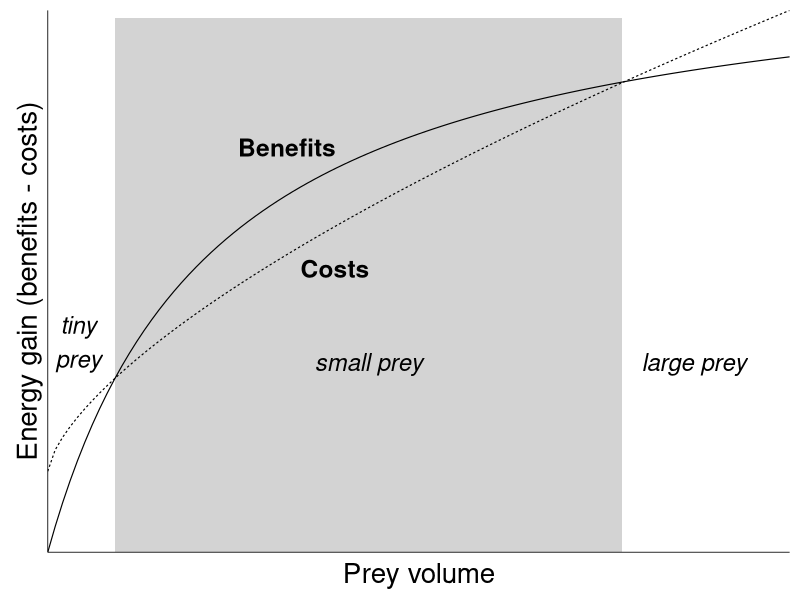

This chart was generated by the following R code:
# TODO: Add comment
# 
# Author: user
###############################################################################

# good website with dets how to draw functions with ggplot
#https://kohske.wordpress.com/2010/12/25/draw-function-without-data-in-ggplot2/

setwd("C:/Users/Ruth/Dropbox")

library(ggplot2)
library(grid)

ModGraphTheme <-theme_bw(base_size=15)  + theme(legend.position="none", plot.title = element_text(vjust=2), 
		axis.title.y = element_text(vjust=0.1, size = 20), axis.title.x = element_text(vjust = 0.95, size = 20),  axis.ticks = element_blank(),
		panel.grid.major = element_blank(), panel.grid.minor = element_blank(), panel.border = element_blank(),  axis.text.y = element_blank(), 
		axis.text.x = element_blank(),
		axis.line = element_line(colour = "grey4", linetype=1, size = 0.3)) +  theme(strip.background = element_rect(fill = 'white'))


## good constants chosen to illistrate my point!

A = 0.85
CostZero = 0.2
CostFun = function(x)(A * x ^(2/3)) + CostZero

BenConst = 0.35 # initial intake rate
FdMax = 1.5

BenFun = function(x)(FdMax * x)/ (BenConst  + x)
pMin = 0.1413059# min x of grey box
pMax = 1.199797 # mas x of grey box
anTxSz = 6
smp = (pMax-pMin)/2 + pMin

#setEPS()
	
pdf("RuthEcuador2013/BoxFeedingTrials/Graphs/ModelGraph.pdf", width =10, height =10)

#postscript("RuthEcuador2013/BoxFeedingTrials/Graphs/Sharpe_f4_newModel.eps",width = 2.76, height = 2.76)

#postscript is the other option but can't find way to increase resolution
# CairoPS but makes PS files not eps files
#http://thepoliticalmethodologist.com/2013/11/25/making-high-resolution-graphics-for-academic-publishing/



ggplot(data.frame(x=c(0, 1.55)), aes(x)) +  annotate("rect", xmin = pMin, xmax= pMax, ymin = 0, ymax = 1.32, fill = "light grey") +
		stat_function(fun=CostFun, aes(linetype = "Cost"), size = 0.4) + 
		stat_function(fun = BenFun, aes(linetype = "Benefit"), size = 0.4) +
		xlab("Prey volume") + ylab("Energy gain (benefits - costs)") + ModGraphTheme  +
		scale_x_continuous(expand = c(0, 0)) + scale_y_continuous(expand = c(0, 0)) +
		annotate("text", x = 0.60, y = 0.70, label = "Costs", fontface = "bold", size = anTxSz +0.2) + 
		annotate("text", x = 0.064, y = 0.52, label = "tiny\nprey", size = anTxSz, fontface= 'italic') + 
		annotate("text", x = smp, y = 0.47, label = "small prey", size = anTxSz, fontface= 'italic') +
		annotate("text", x = 1.35, y = 0.47, label = "large prey", size = anTxSz, fontface= 'italic') +
		annotate("text", x = 0.50, y = 1, label = "Benefits", fontface = "bold", size = anTxSz + 0.2)

# geom_vline(xintercept = pMin, linetype = 3, colour = "grey31", size = 0.5)
#geom_vline(xintercept = pMax, linetype = 3, colour = "grey31", size = 0.5) + 
#+ annotate("text", x = 0.115, y = 0.03, label = "PS min", size = 3.5 ) + annotate("text", x = 0.72, y = 0.03, label = "PS max", size = 3.5)
dev.off()